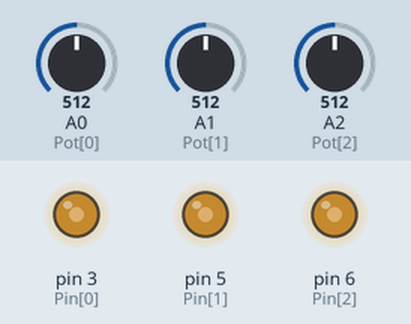
A sketch run on a simulated Arduino Uno, built with avr-gcc and run on an emulated ATmega328P. Shown: output pins drawn as LEDs (lit = HIGH). Inputs (shaded band) come from the test bench; at power-on: A0 (Pot[0]) = 512, A1 (Pot[1]) = 512, A2 (Pot[2]) = 512.

Above: at 1.2 s.
1.3 s: A0 (Pot[0]) set to 716
At 2.4 s:
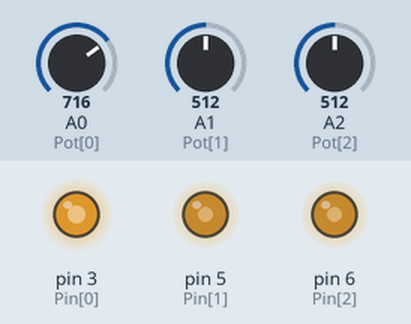
2.8 s: A1 (Pot[1]) set to 716
At 3.5 s:
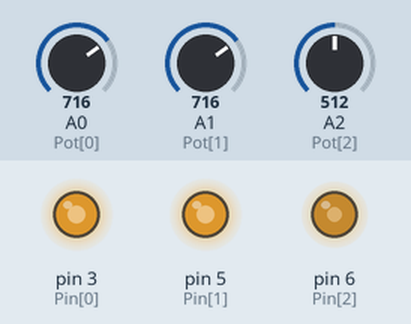
4.3 s: A2 (Pot[2]) set to 716
At 4.7 s:
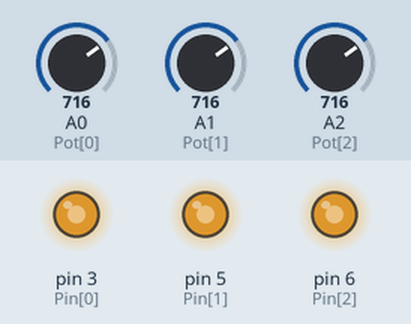
5.8 s: A0 (Pot[0]) set to 900
At 7.0 s:
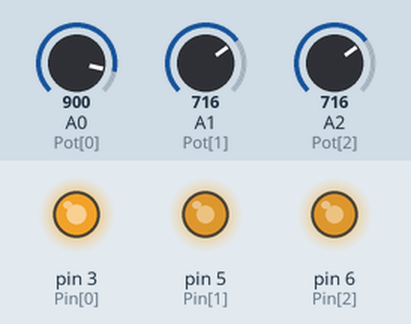
7.3 s: A1 (Pot[1]) set to 900
At 8.2 s:
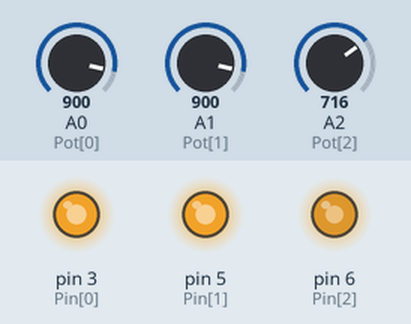
8.8 s: A2 (Pot[2]) set to 900
At 9.3 s:
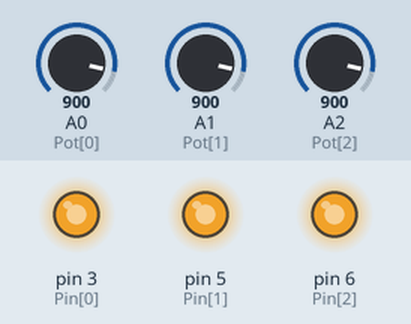
Timing chart, 0 to 11.3 s (numbered marks = the images above; inputs shaded):
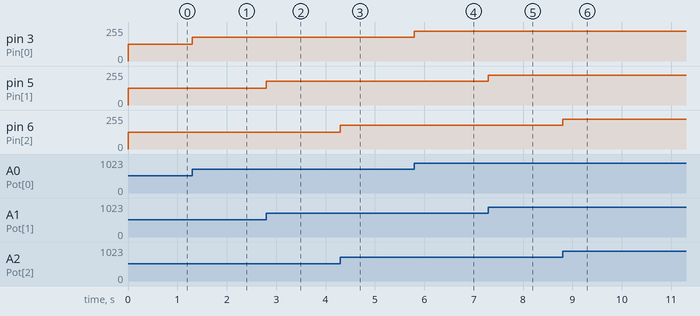

Measured:
- after the input at 1.3 s, pin 3 (Pin[0]): 127/255 → 178/255 at once
- after the input at 2.8 s, pin 5 (Pin[1]): 127/255 → 178/255 at once
- after the input at 4.3 s, pin 6 (Pin[2]): 127/255 → 178/255 at once
- after the input at 5.8 s, pin 3 (Pin[0]): 178/255 → 224/255 at once
- after the input at 7.3 s, pin 5 (Pin[1]): 178/255 → 224/255 at once
- after the input at 8.8 s, pin 6 (Pin[2]): 178/255 → 224/255 at once

The sketch:

analogRGBControl.ino
```cpp
const int Pin[] = {3, 5, 6};
int ledVal[] = {0, 0, 0};

const int Pot[] = {A0, A1, A2};
int potVal[] = {0, 0, 0};

void setup() {
  for(int i = 0; i<3; i++)
  {
    pinMode(Pot[i], INPUT);
    pinMode(Pin[i], OUTPUT);
  }
}

void loop() {
  for(int i = 0; i<3; i++)
  {
    potVal[i] = analogRead(Pot[i]);
    ledVal[i] = map(potVal[i], 0, 1023, 0, 255);
  }
  setColor(ledVal[0], ledVal[1], ledVal[2]);
}

void setColor(int red, int green, int blue)
{
  analogWrite(Pin[0], red);
  analogWrite(Pin[1], green);
  analogWrite(Pin[2], blue);
}
```
